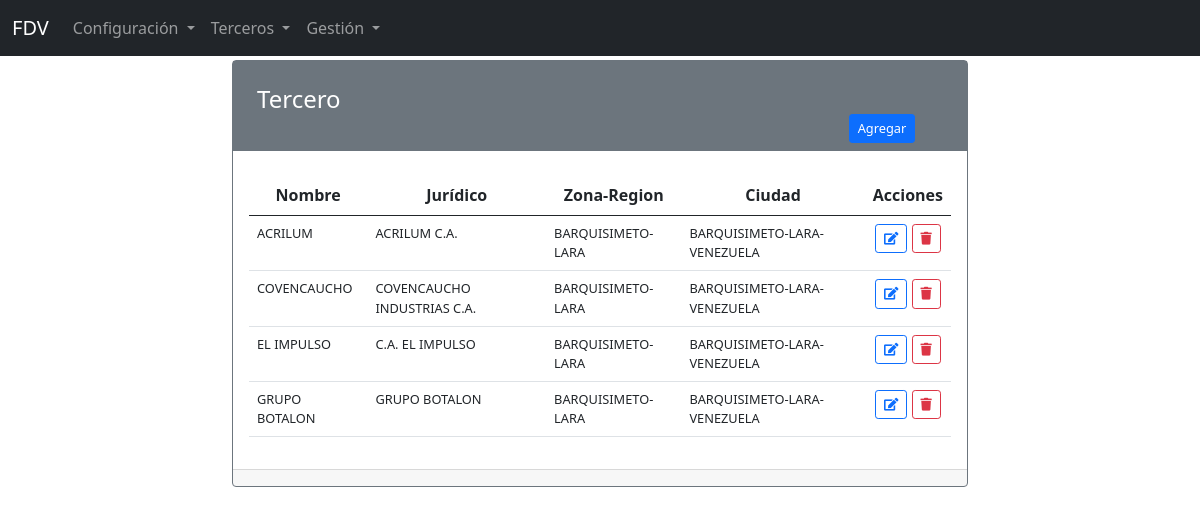
Screenshot of /terceros/tercero with the database file from the repository.
### apps/terceros/models.py (models this page shows, shortened)
class Tercero(models.Model):
    id = models.BigAutoField(primary_key=True)
    nombre = models.CharField(verbose_name="Nombre",
                              max_length=70, null=False, blank=True, unique=True)
    nombre_juridico = models.CharField(
        verbose_name="Nombre jurídico", max_length=100, null=False, blank=True, unique=True)
    direccion = models.CharField(
        verbose_name="Dirección", max_length=200, null=False, blank=True)
    rif = models.CharField(
        verbose_name="RIF", max_length=10, null=False, blank=True, unique=True)
    nit = models.CharField(verbose_name="NIT", max_length=10,
                           null=True, blank=True)
    telefono = models.CharField(
        verbose_name="Teléfono(s)", max_length=80, null=False, blank=True)
    email = models.EmailField(verbose_name="E-mail", max_length=250, null=True, blank=True)
    web = models.URLField(verbose_name="Sitio web", max_length=250, null=True, blank=True)
    tipocapital = models.ForeignKey(
        TipoCapital, on_delete=models.PROTECT, verbose_name="Tipo de capital")
    ciudad = models.ForeignKey(
        Ciudad, on_delete=models.PROTECT, verbose_name="Ciudad")
    zona = models.ForeignKey(
        Zona, on_delete=models.PROTECT, verbose_name="Zona")
    """ ramo = models.ForeignKey(Ramo, on_delete=models.PROTECT, default=0, verbose_name="Ramo") """
    descripcion_actividad = models.TextField(
        verbose_name="Descripción de la actividad", blank=True, null=True)
    tamano_empresa = models.ForeignKey(
        TamanoEmpresa, on_delete=models.PROTECT, default=0, verbose_name="Tamaño de empresa")
    tipo_empresa = models.ForeignKey(
        TipoEmpresa, on_delete=models.PROTECT, default=0, verbose_name="Tipo de empresa")
    tipo_tercero = models.ForeignKey(
        TipoTercero, on_delete=models.PROTECT, default=1, verbose_name="Tipo de tercero")
    vendedor = models.ForeignKey(
        Vendedor, on_delete=models.PROTECT, verbose_name="Vendedor")
    created_at = models.DateTimeField(auto_now=True)
    updated_at = models.DateTimeField(auto_now_add=True)
    class Meta:
        db_table = "terceros"
        verbose_name = "Tercero"
        verbose_name_plural = "Terceros"
        ordering = ["nombre"]

### apps/base/models.py (models this page shows, shortened)
class Zona(models.Model):
    id = models.BigAutoField(primary_key=True)
    nombre = models.CharField(verbose_name="Zona", max_length=50, null=False, blank=False)
    descripcion = models.TextField(verbose_name="Descripción")
    region = models.ForeignKey(Region, on_delete=models.PROTECT, verbose_name="Región")
    created_at = models.DateTimeField(auto_now=True)
    updated_at = models.DateTimeField(auto_now_add=True)
    class Meta:
        db_table = "zonas"
        verbose_name = "Zona"
        verbose_name_plural = "Zonas"
        ordering = ["region", "nombre"]

class Region(models.Model):
    id = models.BigAutoField(primary_key=True)
    nombre = models.CharField(verbose_name="Región", max_length=50, null=False, blank=False)
    descripcion = models.TextField(verbose_name="Descripción")
    created_at = models.DateTimeField(auto_now=True)
    updated_at = models.DateTimeField(auto_now_add=True)
    class Meta:
        db_table = "regiones"
        verbose_name = "Región"
        verbose_name_plural = "Regiones"
        ordering = ["nombre"]

class Ciudad(models.Model):
    id = models.BigAutoField(primary_key=True)
    nombre = models.CharField(verbose_name="Nombre", max_length=50, null=False, blank=False)
    estado = models.ForeignKey(Estado, on_delete=models.PROTECT, verbose_name="Estado")
    created_at = models.DateTimeField("Creado", auto_now=True)
    updated_at = models.DateTimeField("Actualizado", auto_now_add=True)
    class Meta:
        db_table = "ciudades"
        verbose_name = "Ciudad"
        verbose_name_plural = "Ciudades"
        ordering = ["nombre", "estado"]

class Estado(models.Model):
    id = models.BigAutoField(primary_key=True)
    nombre = models.CharField(
        verbose_name="Nombre", max_length=50, null=False, blank=False)
    pais = models.ForeignKey(Pais, on_delete=models.PROTECT, default=0, verbose_name="País")
    created_at = models.DateTimeField(auto_now=True)
    updated_at = models.DateTimeField(auto_now_add=True)
    class Meta:
        db_table = "estados"
        verbose_name = "Estado"
        verbose_name_plural = "Estados"
        ordering = ["nombre", "pais"]

class Pais(models.Model):
    id = models.BigAutoField(primary_key=True)
    nombre = models.CharField(
        verbose_name="Nombre", max_length=50, null=False, blank=False)
    created_at = models.DateTimeField(auto_now=True)
    updated_at = models.DateTimeField(auto_now_add=True)
    class Meta:
        db_table = "paises"
        verbose_name = "Pais"
        verbose_name_plural = "Paises"
        ordering = ["nombre"]

### apps/terceros/views.py (the view)
# urls.py: path('tercero', TerceroIndex.as_view(), name='tercero-index'),
class TerceroIndex(ListView):
    template_name = 'terceros/tercero/tercero_index.html'
    model = Tercero
    paginate_by = 7
    context_object_name = 'terceros'

### templates/terceros/tercero/tercero_index.html (shortened to what this page needs)
{% extends 'layouts/layout.html' %}
{% load static %}
{% block content %}
<div class="container">
    <div class="row">
        <div class="col-12 col-sm-12 col-md-8 offset-md-2">
          <div class="card border-secondary">
            <div class="card-title text-white bg-secondary">
              <h4 class="text-left m-4 mb-0">Tercero</h4>
              <div class="container">
              <div class="row">
                <div class="col-2 offset-10 mb-2">
                  <a class="btn btn-primary btn-sm fs-7" href="{% url 'terceros:tercero-create' %}">Agregar</a>
                </div>
              </div>
              </div>
          </div>
            <div class="card-body">
              <table class="table">
                  <thead>
                      <tr>
                          <th scope="col" class="text-center">Nombre</th>
                          <th scope="col" class="text-center">Jurídico</th>
                          <th scope="col" class="text-center">Zona-Region</th>
                          <th scope="col" class="text-center">Ciudad</th>
                          <th scope="col" class="text-center">Acciones</th>
                      </tr>
                  </thead>
                  <tbody>
                      {% if terceros %}
                          {% for tercero in terceros %}
                          <tr>
                              <td class="fs-7">
                                  {{ tercero.nombre }}
                              </td>
                              <td class="fs-7">
                                  {{ tercero.nombre_juridico }}
                              </td>
                              <td class="fs-7">
                                  {{ tercero.zona.nombre }}-{{ tercero.zona.region.nombre }}
                              </td>
                              <td class="fs-7">
                                  {{ tercero.ciudad.nombre }}-{{ tercero.ciudad.estado.nombre }}-{{ tercero.ciudad.estado.pais.nombre }}
                              </td>
                              <td class="text-center">
                                  <a class="btn btn-outline-primary btn-sm fs-7" href="{% url 'terceros:tercero-edit' tercero.id %}"><i class="fas fa-edit"></i></a>
                                  <a class="btn btn-outline-danger btn-sm confirmation fs-7"  onclick="" href="{% url 'terceros:tercero-delete' tercero.id %}"><i class="fas fa-trash"></i></a>
                              </td>
                          </tr>
                          {% endfor %}
                      {% endif %}
                  </tbody>
              </table>
            </div>
          <div class="card-footer">
          </div>
        </div>
</div>
{% endblock content %}

### static/css/fa-all.css (style rules this page uses)
.fa, .fas, .far, .fal, .fad, .fab { -moz-osx-font-smoothing: grayscale; -webkit-font-smoothing: antialiased; display: inline-block; font-style: normal; font-variant: normal; text-rendering: auto; line-height: 1; }
.fa-edit:before { content: "\f044"; }
.fa-trash:before { content: "\f1f8"; }

### static/css/app.css (style rules this page uses)
body { padding-top: 60px !important; }
.fs-7 { font-size: 0.8rem; }

### rows the page displays
Tercero: nombre "ACRILUM", nombre_juridico "ACRILUM C.A.", zona.nombre "BARQUISIMETO", zona.region.nombre "LARA", ciudad.nombre "BARQUISIMETO", ciudad.estado.nombre "LARA", ciudad.estado.pais.nombre "VENEZUELA"
Tercero: nombre "COVENCAUCHO", nombre_juridico "COVENCAUCHO INDUSTRIAS C.A.", zona.nombre "BARQUISIMETO", zona.region.nombre "LARA", ciudad.nombre "BARQUISIMETO", ciudad.estado.nombre "LARA", ciudad.estado.pais.nombre "VENEZUELA"
Tercero: nombre "EL IMPULSO", nombre_juridico "C.A. EL IMPULSO", zona.nombre "BARQUISIMETO", zona.region.nombre "LARA", ciudad.nombre "BARQUISIMETO", ciudad.estado.nombre "LARA", ciudad.estado.pais.nombre "VENEZUELA"
Tercero: nombre "GRUPO BOTALON", nombre_juridico "GRUPO BOTALON", zona.nombre "BARQUISIMETO", zona.region.nombre "LARA", ciudad.nombre "BARQUISIMETO", ciudad.estado.nombre "LARA", ciudad.estado.pais.nombre "VENEZUELA"
